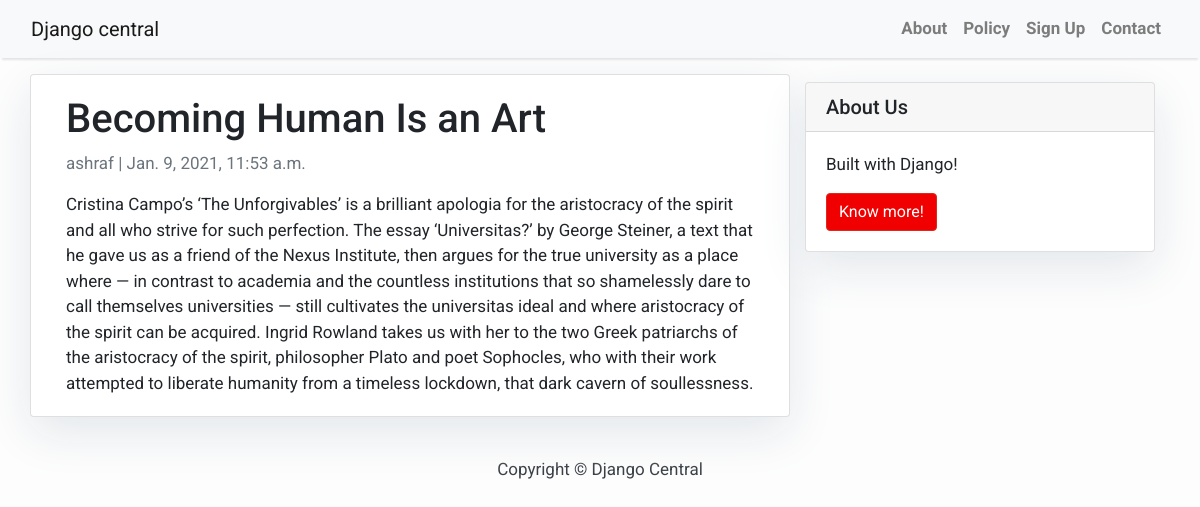
Page /blog/becoming-human-is-an-rt/ on the committed database.
### blog/models.py (models this page shows, shortened)
class Post(models.Model):
    title = models.CharField(max_length=200, unique=True)
    slug = models.SlugField(max_length=200, unique=True)
    author  = models.ForeignKey(User, on_delete=models.CASCADE, related_name='blogs_post')
    updated_on = models.DateTimeField(auto_now=True)
    content = models.TextField()
    created_on = models.DateTimeField(auto_now=True)
    status = models.IntegerField(choices=STATUS, default=0)
    class meta:
        ordering = ['-created_on']

### blog/views.py (the view)
# urls.py: path('blog/<slug:slug>/', views.PostDetail.as_view(), name='post_detail'),
class PostDetail(DetailView):
    model = Post
    template_name = 'blog/post_detail.html'

### blog/templates/blog/post_detail.html
{% extends 'blog/base.html' %}
{% block content %}
<div class="container">
  <div class="row">
    <div class="col-md-8 card mb-4  mt-3 left  top">
      <div class="card-body">
        <h1>{% block title %} {{ object.title }} {% endblock title %}</h1>
        <p class=" text-muted">{{ post.author }} | {{ post.created_on }}</p>
        <p class="card-text ">{{ object.content | safe }}</p>
      </div>
    </div>
    {% block sidebar %} {% include 'blog/sidebar.html' %} {% endblock sidebar %}
  </div>
</div>
{% endblock content %}

### blog/templates/blog/base.html (style rules this page uses)
body { font-family: "Roboto", sans-serif; font-size: 17px; background-color: #fdfdfd; }

### blog/templates/blog/sidebar.html (style rules this page uses)
.card { box-shadow: 0 16px 48px #E3E7EB; }

### rows in the picture
Post: title "Becoming Human Is an Art", author "ashraf", created_on "Jan. 9, 2021, 11:53 a.m.", content "Cristina Campo’s ‘The Unforgivables’ is a brilliant apologia for the aristocracy of the spirit and all who strive for such perfection. The essay ‘Universitas?’ by George Steiner, a text that he gave us as a friend of the Nexus Institute, then argues for the true university as a place where — in contrast to academia and the countless institutions that so shamelessly dare to call themselves universities — still cultivates the universitas ideal and where aristocracy of the spirit can be acquired. Ingrid Rowland takes us with her to the two Greek patriarchs of the aristocracy of the spirit, philosopher Plato and poet Sophocles, who with their work attempted to liberate humanity from a timeless…"
